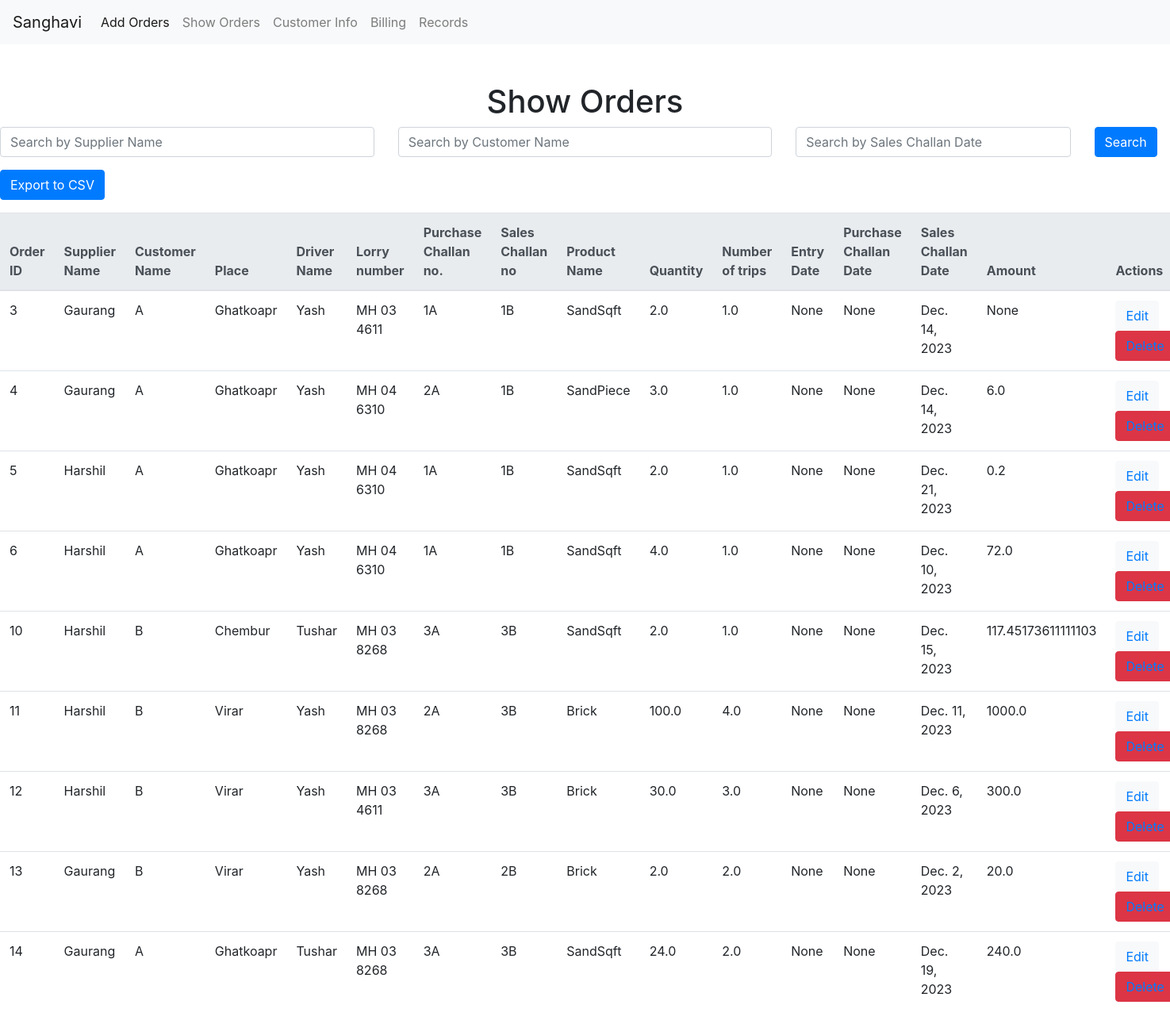
The page /sv/ on the database as committed earlier.
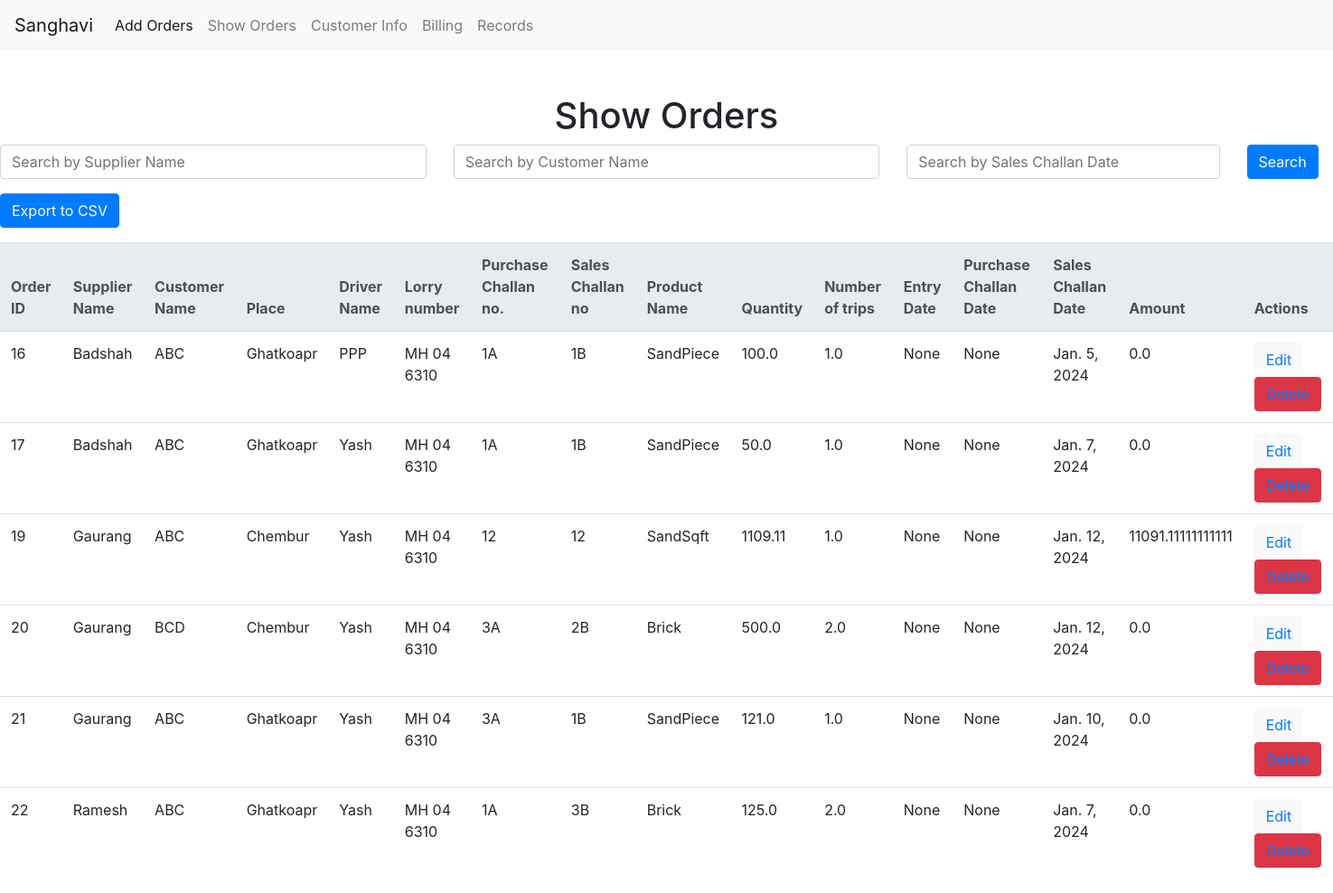
The same page on the database as committed later.
### crudapp/models.py (models this page shows, shortened)
class Orders(models.Model):
    oid = models.AutoField(primary_key=True)
    fname = models.CharField(max_length=20)
    Cname = models.CharField(max_length=20)
    Pname = models.CharField(max_length=100)
    Dname = models.CharField(max_length=20)
    Lno = models.CharField(max_length=20)
    pcno = models.CharField(max_length=20)
    scno = models.CharField(max_length=20)
    product = models.ForeignKey(Product, on_delete=models.CASCADE)
    trip = models.FloatField()
    df1 = models.DateField(null=True, blank=True)
    df2 = models.DateField(null=True, blank=True)
    df3 = models.DateField(null=True, blank=True)
    pcs = models.FloatField(null=True, blank=True)
    height = models.FloatField(null=True, blank=True)
    width = models.FloatField(null=True, blank=True)
    length = models.FloatField(null=True, blank=True)
    amount = models.FloatField(null=True, blank=True)
    billed = models.CharField(max_length=3, default='No')
    AggregatedAmount = models.FloatField(null=True, blank=True)
    AggregatedQuantity = models.FloatField(null=True, blank=True)
    mergedOids = models.CharField(max_length=255, blank=True, null=True)

class Product(models.Model):
    name = models.CharField(max_length=20, primary_key=True)
    quantity_per = models.FloatField()
    pcs_fts = models.FloatField()
    rate = models.FloatField()
    tax_rate = models.FloatField()
    hsn_code = models.CharField(max_length=20)
    def __str__(self):
        return self.name

### crudapp/views.py (the view)
# urls.py: path('sv/', views.showView, name='show_url'),
def showView(request):
    supplier_query = request.GET.get('q', '')
    customer_query = request.GET.get('customer', '')
    sales_challan_date_query = request.GET.get('sales_challan_date', '')
    obj = Orders.objects.all()
    if supplier_query:
        obj = obj.filter(Q(fname__icontains=supplier_query))
    if customer_query:
        obj = obj.filter(Q(Cname__icontains=customer_query))
    if sales_challan_date_query:
        sales_challan_date = datetime.strptime(sales_challan_date_query, '%Y-%m-%d').date()
        obj = obj.filter(df3=sales_challan_date)
    template_name = 'crudapp/show.html'
    context = {'obj': obj, 'query': supplier_query}
    return render(request, template_name, context)

### crudapp/templates/crudapp/show.html (shortened to what this page needs)
{% extends 'layout.html' %}
{% block content %}
    <h1 class="text-center">Show Orders</h1>
    <form method="GET" action="{% url 'show_url' %}" class="mb-3">
        <div class="row">
            <div class="col-md-4">
                <input type="text" name="q" class="form-control" placeholder="Search by Supplier Name" value="{{ query }}">
            </div>
            <div class="col-md-4">
                <input type="text" name="customer" class="form-control" placeholder="Search by Customer Name" value="{{ request.GET.customer }}">
            </div>
            <div class="col-md-3">
                <input type="text" name="sales_challan_date" class="form-control" placeholder="Search by Sales Challan Date" value="{{ request.GET.sales_challan_date }}">
            </div>
            <div class="col-md-1">
                <button type="submit" class="btn btn-primary">Search</button>
            </div>
        </div>
    </form>
    <a href="{% url 'export_csv_url' %}" class="btn btn-primary mb-3">Export to CSV</a>
    <table class="table">
        <thead class="thead-light">
            <tr>
                <th scope="col">Order ID</th>
                <th scope="col">Supplier Name</th>
                <th scope="col">Customer Name</th>
                <th scope="col">Place</th>
                <th scope="col">Driver Name</th>
                <th scope="col">Lorry number</th>
                <th scope="col">Purchase Challan no.</th>
                <th scope="col">Sales Challan no</th>
                <th scope="col">Product Name</th>
                <th scope="col">Quantity</th>
                <th scope="col">Number of trips</th>
                <th scope="col">Entry Date</th>
                <th scope="col">Purchase Challan Date</th>
                <th scope="col">Sales Challan Date</th>
                <th scope="col">Amount</th>
                <th scope="col">Actions</th>
            </tr>
        </thead>
        <tbody>
            {% for i in obj %}
                <tr>
                    <td>{{i.oid}}</td>
                    <td>{{i.fname}}</td>
                    <td>{{i.Cname}}</td>
                    <td>{{i.Pname}}</td>
                    <td>{{i.Dname}}</td>
                    <td>{{i.Lno}}</td>
                    <td>{{i.pcno}}</td>
                    <td>{{i.scno}}</td>
                    <td>{{i.product}}</td>
                    <td>{{i.pcs}}</td>
                    <td>{{i.trip}}</td>
                    <td>{{i.df1}}</td>
                    <td>{{i.df2}}</td>
                    <td>{{i.df3}}</td>
                    <td>{{i.amount}}</td>
                    <td>
                        <button class="btn btn-light"><a href="{% url 'update_url' i.oid %}">Edit</a></button>
                        <button class="btn btn-danger"><a href="{% url 'delete_url' i.oid %}">Delete</a></button>
                    </td>
                </tr>
            {% endfor %}
        </tbody>
    </table>
{% endblock %}

Rows that differ between the two databases and show on the page:
removed Orders: oid "3", fname "Gaurang", Cname "A", Pname "Ghatkoapr", Dname "Yash", Lno "MH 03 4611", pcno "1A", scno "1B", product "SandSqft", pcs "2.0", trip "1.0", df1 "None", df2 "None", df3 "Dec. 14, 2023", amount "None"
removed Orders: oid "4", fname "Gaurang", Cname "A", Pname "Ghatkoapr", Dname "Yash", Lno "MH 04 6310", pcno "2A", scno "1B", product "SandPiece", pcs "3.0", trip "1.0", df1 "None", df2 "None", df3 "Dec. 14, 2023", amount "6.0"
removed Orders: oid "5", fname "Harshil", Cname "A", Pname "Ghatkoapr", Dname "Yash", Lno "MH 04 6310", pcno "1A", scno "1B", product "SandSqft", pcs "2.0", trip "1.0", df1 "None", df2 "None", df3 "Dec. 21, 2023", amount "0.2"
removed Orders: oid "6", fname "Harshil", Cname "A", Pname "Ghatkoapr", Dname "Yash", Lno "MH 04 6310", pcno "1A", scno "1B", product "SandSqft", pcs "4.0", trip "1.0", df1 "None", df2 "None", df3 "Dec. 10, 2023", amount "72.0"
removed Orders: oid "10", fname "Harshil", Cname "B", Pname "Chembur", Dname "Tushar", Lno "MH 03 8268", pcno "3A", scno "3B", product "SandSqft", pcs "2.0", trip "1.0", df1 "None", df2 "None", df3 "Dec. 15, 2023", amount "117.45173611111103"
removed Orders: oid "11", fname "Harshil", Cname "B", Pname "Virar", Dname "Yash", Lno "MH 03 8268", pcno "2A", scno "3B", product "Brick", pcs "100.0", trip "4.0", df1 "None", df2 "None", df3 "Dec. 11, 2023", amount "1000.0"
removed Orders: oid "12", fname "Harshil", Cname "B", Pname "Virar", Dname "Yash", Lno "MH 03 4611", pcno "3A", scno "3B", product "Brick", pcs "30.0", trip "3.0", df1 "None", df2 "None", df3 "Dec. 6, 2023", amount "300.0"
removed Orders: oid "13", fname "Gaurang", Cname "B", Pname "Virar", Dname "Yash", Lno "MH 03 8268", pcno "2A", scno "2B", product "Brick", pcs "2.0", trip "2.0", df1 "None", df2 "None", df3 "Dec. 2, 2023", amount "20.0"
removed Orders: oid "14", fname "Gaurang", Cname "A", Pname "Ghatkoapr", Dname "Tushar", Lno "MH 03 8268", pcno "3A", scno "3B", product "SandSqft", pcs "24.0", trip "2.0", df1 "None", df2 "None", df3 "Dec. 19, 2023", amount "240.0"
added Orders: oid "16", fname "Badshah", Cname "ABC", Pname "Ghatkoapr", Dname "PPP", Lno "MH 04 6310", pcno "1A", scno "1B", product "SandPiece", pcs "100.0", trip "1.0", df1 "None", df2 "None", df3 "Jan. 5, 2024", amount "0.0"
added Orders: oid "17", fname "Badshah", Cname "ABC", Pname "Ghatkoapr", Dname "Yash", Lno "MH 04 6310", pcno "1A", scno "1B", product "SandPiece", pcs "50.0", trip "1.0", df1 "None", df2 "None", df3 "Jan. 7, 2024", amount "0.0"
added Orders: oid "19", fname "Gaurang", Cname "ABC", Pname "Chembur", Dname "Yash", Lno "MH 04 6310", pcno "12", scno "12", product "SandSqft", pcs "1109.11", trip "1.0", df1 "None", df2 "None", df3 "Jan. 12, 2024", amount "11091.11111111111"
added Orders: oid "20", fname "Gaurang", Cname "BCD", Pname "Chembur", Dname "Yash", Lno "MH 04 6310", pcno "3A", scno "2B", product "Brick", pcs "500.0", trip "2.0", df1 "None", df2 "None", df3 "Jan. 12, 2024", amount "0.0"
added Orders: oid "21", fname "Gaurang", Cname "ABC", Pname "Ghatkoapr", Dname "Yash", Lno "MH 04 6310", pcno "3A", scno "1B", product "SandPiece", pcs "121.0", trip "1.0", df1 "None", df2 "None", df3 "Jan. 10, 2024", amount "0.0"
added Orders: oid "22", fname "Ramesh", Cname "ABC", Pname "Ghatkoapr", Dname "Yash", Lno "MH 04 6310", pcno "1A", scno "3B", product "Brick", pcs "125.0", trip "2.0", df1 "None", df2 "None", df3 "Jan. 7, 2024", amount "0.0"
